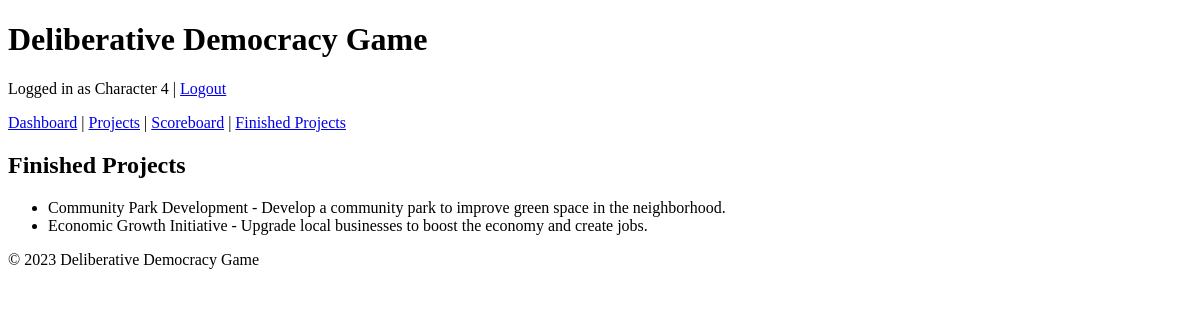
The page /finished_projects (signed in) on the database as committed earlier.
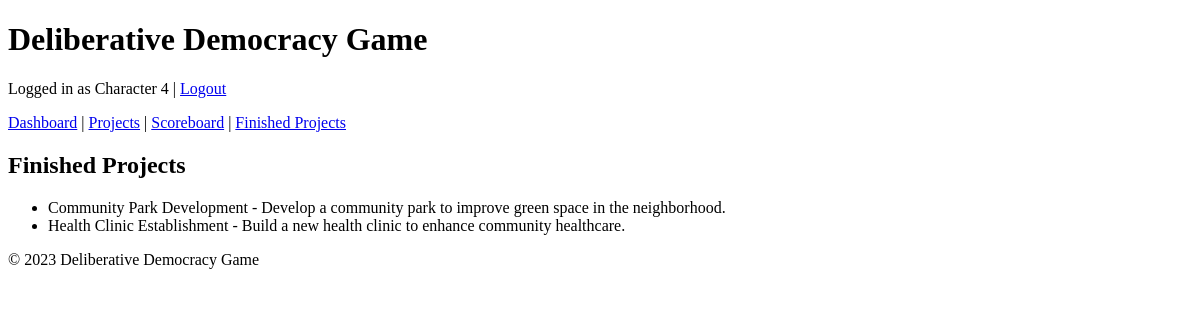
The same page on the database as committed later.
### app/models.py (models this page shows, shortened)
class Project(db.Model):
    __tablename__ = "projects"
    id = db.Column(db.Integer, primary_key=True)
    name = db.Column(db.String(128), nullable=False)
    description = db.Column(db.Text, nullable=True)
    outcomes = db.Column(db.Text, nullable=True)
    required_resources = db.Column(db.Text, nullable=True)
    is_completed = db.Column(db.Boolean, default=False)

### app/routes.py (the view)
@main.route("/finished_projects")
@login_required
def finished_projects():
    projects = Project.query.filter_by(is_completed=True).all()
    return render_template("finished_projects.html", projects=projects)

### app/routes.py (called while the page is built)
@login_manager.user_loader
def load_user(user_id):
    return User.query.get(int(user_id))

### app/templates/finished_projects.html (shortened to what this page needs)
{% extends "base.html" %}
{% block content %}
<h2>Finished Projects</h2>
{% if projects %}
<ul>
    {% for project in projects %}
    <li>{{ project.name }} - {{ project.description }}</li>
    {% endfor %}
</ul>
{% else %}
<p>No completed projects available.</p>
{% endif %}
{% endblock %}

Rows that differ between the two databases and show on the page:
no longer on this page (row edited): Project: name "Economic Growth Initiative", description "Upgrade local businesses to boost the economy and create jobs."
now on this page (row edited): Project: name "Health Clinic Establishment", description "Build a new health clinic to enhance community healthcare."
